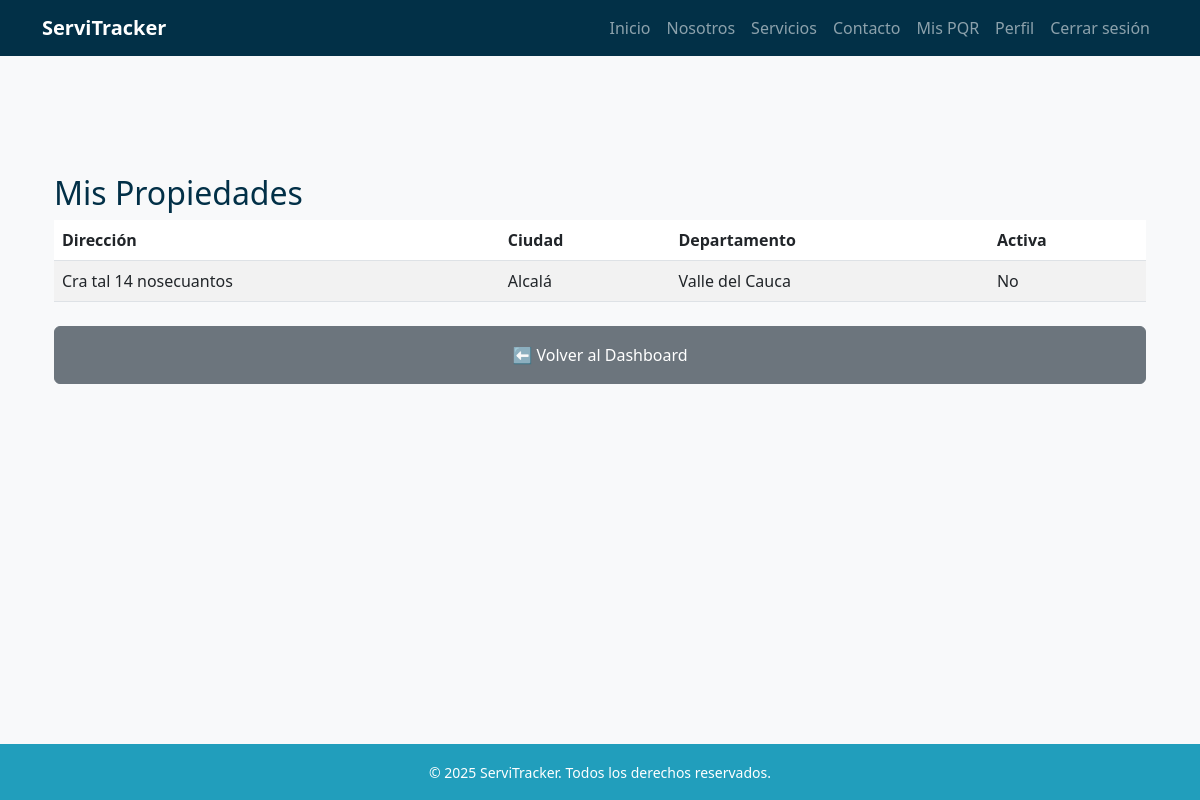
/propiedades/mis/ (signed in), run on the app's committed database.
### propiedades/models.py (models this page shows, shortened)
class Propiedad(models.Model):
    usuario = models.ForeignKey(
        settings.AUTH_USER_MODEL,
        on_delete=models.CASCADE,
        related_name='propiedades'
    )
    departamento = models.CharField(max_length=100)
    ciudad = models.CharField(max_length=100)
    direccion = models.CharField(max_length=200)
    activa = models.BooleanField(default=True)

### propiedades/views.py (the view)
# urls.py: path('mis/', views.mis_propiedades, name='mis_propiedades'),
@login_required
def mis_propiedades(request):
    propiedades = Propiedad.objects.filter(usuario=request.user)
    return render(request, 'propiedades/mis_propiedades.html', {
        'propiedades': propiedades
    })

### templates/propiedades/mis_propiedades.html (shortened to what this page needs)
{% extends 'base.html' %}
{% block content %}
<div class="container my-5">
    <h2 class="text-blue-dark">Mis Propiedades</h2>
    <table class="table table-striped">
        <thead>
            <tr>
                <th>Dirección</th>
                <th>Ciudad</th>
                <th>Departamento</th>
                <th>Activa</th>
            </tr>
        </thead>
        <tbody>
            {% for p in propiedades %}
            <tr>
                <td>{{ p.direccion }}</td>
                <td>{{ p.ciudad }}</td>
                <td>{{ p.departamento }}</td>
                <td>{{ p.activa|yesno:"Sí,No" }}</td>
            </tr>
            {% empty %}
            <tr><td colspan="4">No tienes propiedades registradas.</td></tr>
            {% endfor %}
        </tbody>
    </table>
    <div class="mt-4">
        <a href="{% url 'dashboard_ciudadano' %}" class="btn btn-secondary w-100 py-3">
            ⬅️ Volver al Dashboard
        </a>
    </div>
</div>
{% endblock %}

### static/css/style.css (style rules this page uses)
:root { --blue-light: #8ecae6; --blue-mid: #219ebc; --blue-deep: #126782; --blue-dark: #023047; --yellow: #ffb703; --orange-light: #fd9e02; --orange-dark: #fb8500; --green-light: #198754; --green-dark: #146c43; }
.text-blue-dark { color: var(--blue-dark); }
body { font-family: 'Segoe UI', sans-serif; background-color: #f8f9fa; padding-top: 70px; min-height: 100vh; display: flex; flex-direction: column; }

### data on the page
Propiedad: direccion "Cra tal 14 nosecuantos", ciudad "Alcalá", departamento "Valle del Cauca", activa "No"
